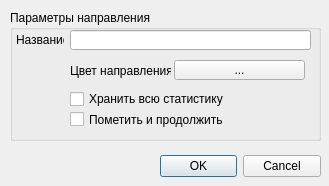
<ui version="4.0" >
 <class>Dialog</class>
 <widget class="QDialog" name="Dialog" >
  <property name="geometry" >
   <rect>
    <x>0</x>
    <y>0</y>
    <width>329</width>
    <height>186</height>
   </rect>
  </property>
  <property name="windowTitle" >
   <string>Dialog</string>
  </property>
  <widget class="QDialogButtonBox" name="buttonBox" >
   <property name="geometry" >
    <rect>
     <x>160</x>
     <y>150</y>
     <width>161</width>
     <height>32</height>
    </rect>
   </property>
   <property name="orientation" >
    <enum>Qt::Horizontal</enum>
   </property>
   <property name="standardButtons" >
    <set>QDialogButtonBox::Cancel|QDialogButtonBox::NoButton|QDialogButtonBox::Ok</set>
   </property>
  </widget>
  <widget class="QGroupBox" name="params_groupBox" >
   <property name="geometry" >
    <rect>
     <x>10</x>
     <y>10</y>
     <width>311</width>
     <height>131</height>
    </rect>
   </property>
   <property name="title" >
    <string>Параметры направления</string>
   </property>
   <widget class="QLineEdit" name="name_edit" >
    <property name="geometry" >
     <rect>
      <x>60</x>
      <y>20</y>
      <width>241</width>
      <height>20</height>
     </rect>
    </property>
   </widget>
   <widget class="QToolButton" name="color_edit" >
    <property name="geometry" >
     <rect>
      <x>164</x>
      <y>50</y>
      <width>131</width>
      <height>20</height>
     </rect>
    </property>
    <property name="text" >
     <string>...</string>
    </property>
    <property name="arrowType" >
     <enum>Qt::NoArrow</enum>
    </property>
   </widget>
   <widget class="QLabel" name="name_label" >
    <property name="geometry" >
     <rect>
      <x>6</x>
      <y>20</y>
      <width>48</width>
      <height>20</height>
     </rect>
    </property>
    <property name="text" >
     <string>Название</string>
    </property>
   </widget>
   <widget class="QCheckBox" name="store_edit" >
    <property name="geometry" >
     <rect>
      <x>60</x>
      <y>80</y>
      <width>271</width>
      <height>18</height>
     </rect>
    </property>
    <property name="text" >
     <string>Хранить всю статистику</string>
    </property>
   </widget>
   <widget class="QCheckBox" name="passthrough_checkBox" >
    <property name="geometry" >
     <rect>
      <x>60</x>
      <y>100</y>
      <width>271</width>
      <height>19</height>
     </rect>
    </property>
    <property name="text" >
     <string>Пометить и продолжить</string>
    </property>
   </widget>
   <widget class="QLabel" name="color_label" >
    <property name="geometry" >
     <rect>
      <x>60</x>
      <y>50</y>
      <width>101</width>
      <height>21</height>
     </rect>
    </property>
    <property name="text" >
     <string>Цвет направления</string>
    </property>
   </widget>
  </widget>
 </widget>
 <tabstops>
  <tabstop>name_edit</tabstop>
  <tabstop>color_edit</tabstop>
  <tabstop>store_edit</tabstop>
  <tabstop>buttonBox</tabstop>
 </tabstops>
 <resources/>
 <connections>
  <connection>
   <sender>buttonBox</sender>
   <signal>accepted()</signal>
   <receiver>Dialog</receiver>
   <slot>accept()</slot>
   <hints>
    <hint type="sourcelabel" >
     <x>248</x>
     <y>254</y>
    </hint>
    <hint type="destinationlabel" >
     <x>157</x>
     <y>274</y>
    </hint>
   </hints>
  </connection>
  <connection>
   <sender>buttonBox</sender>
   <signal>rejected()</signal>
   <receiver>Dialog</receiver>
   <slot>reject()</slot>
   <hints>
    <hint type="sourcelabel" >
     <x>316</x>
     <y>260</y>
    </hint>
    <hint type="destinationlabel" >
     <x>286</x>
     <y>274</y>
    </hint>
   </hints>
  </connection>
 </connections>
</ui>
